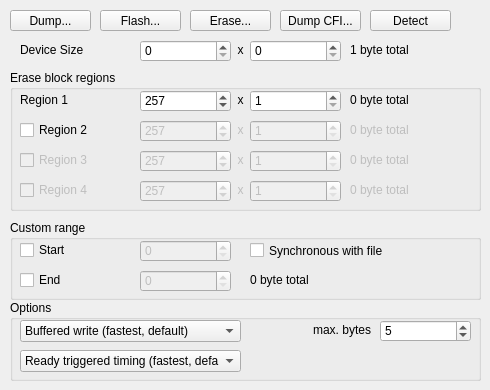
      <widget class="QWidget" name="tabNOR">
       <attribute name="title">
        <string>NOR</string>
       </attribute>
       <widget class="QPushButton" name="btnNorFlash">
        <property name="geometry">
         <rect>
          <x>100</x>
          <y>10</y>
          <width>81</width>
          <height>21</height>
         </rect>
        </property>
        <property name="acceptDrops">
         <bool>false</bool>
        </property>
        <property name="text">
         <string>Flash...</string>
        </property>
       </widget>
       <widget class="QLabel" name="lblNorDeviceSize">
        <property name="geometry">
         <rect>
          <x>20</x>
          <y>40</y>
          <width>111</width>
          <height>20</height>
         </rect>
        </property>
        <property name="text">
         <string>Device Size</string>
        </property>
        <property name="alignment">
         <set>Qt::AlignLeading|Qt::AlignLeft|Qt::AlignVCenter</set>
        </property>
       </widget>
       <widget class="QPushButton" name="btnNorDump">
        <property name="enabled">
         <bool>true</bool>
        </property>
        <property name="geometry">
         <rect>
          <x>10</x>
          <y>10</y>
          <width>81</width>
          <height>21</height>
         </rect>
        </property>
        <property name="font">
         <font>
          <family>MS Shell Dlg 2</family>
         </font>
        </property>
        <property name="text">
         <string>Dump...</string>
        </property>
       </widget>
       <widget class="QPushButton" name="btnNorErase">
        <property name="geometry">
         <rect>
          <x>190</x>
          <y>10</y>
          <width>81</width>
          <height>21</height>
         </rect>
        </property>
        <property name="acceptDrops">
         <bool>false</bool>
        </property>
        <property name="text">
         <string>Erase...</string>
        </property>
       </widget>
       <widget class="QPushButton" name="btnNorDumpCFI">
        <property name="geometry">
         <rect>
          <x>280</x>
          <y>10</y>
          <width>81</width>
          <height>21</height>
         </rect>
        </property>
        <property name="acceptDrops">
         <bool>false</bool>
        </property>
        <property name="text">
         <string>Dump CFI...</string>
        </property>
       </widget>
       <widget class="BinSizeSpinBox" name="spNorDeviceSize">
        <property name="geometry">
         <rect>
          <x>140</x>
          <y>40</y>
          <width>91</width>
          <height>22</height>
         </rect>
        </property>
        <property name="keyboardTracking">
         <bool>false</bool>
        </property>
        <property name="maximum">
         <number>24</number>
        </property>
        <property name="singleStep">
         <number>1</number>
        </property>
       </widget>
       <widget class="QLabel" name="lblNorX">
        <property name="geometry">
         <rect>
          <x>230</x>
          <y>40</y>
          <width>21</width>
          <height>20</height>
         </rect>
        </property>
        <property name="text">
         <string>x</string>
        </property>
        <property name="alignment">
         <set>Qt::AlignCenter</set>
        </property>
       </widget>
       <widget class="QSpinBox" name="spNorChipCount">
        <property name="geometry">
         <rect>
          <x>250</x>
          <y>40</y>
          <width>91</width>
          <height>22</height>
         </rect>
        </property>
        <property name="minimum">
         <number>0</number>
        </property>
        <property name="maximum">
         <number>32</number>
        </property>
        <property name="singleStep">
         <number>1</number>
        </property>
        <property name="value">
         <number>0</number>
        </property>
       </widget>
       <widget class="QLabel" name="lblNorDeviceSizeTotal">
        <property name="geometry">
         <rect>
          <x>350</x>
          <y>40</y>
          <width>121</width>
          <height>20</height>
         </rect>
        </property>
        <property name="text">
         <string>1 byte total</string>
        </property>
       </widget>
       <widget class="QGroupBox" name="groupBox_4">
        <property name="geometry">
         <rect>
          <x>10</x>
          <y>70</y>
          <width>471</width>
          <height>141</height>
         </rect>
        </property>
        <property name="title">
         <string>Erase block regions</string>
        </property>
        <widget class="QLabel" name="lblNorRegion3Size">
         <property name="enabled">
          <bool>false</bool>
         </property>
         <property name="geometry">
          <rect>
           <x>340</x>
           <y>80</y>
           <width>121</width>
           <height>20</height>
          </rect>
         </property>
         <property name="text">
          <string>0 byte total</string>
         </property>
        </widget>
        <widget class="QCheckBox" name="cboxNorRegion2">
         <property name="enabled">
          <bool>true</bool>
         </property>
         <property name="geometry">
          <rect>
           <x>10</x>
           <y>50</y>
           <width>111</width>
           <height>20</height>
          </rect>
         </property>
         <property name="text">
          <string>Region 2</string>
         </property>
        </widget>
        <widget class="QSpinBox" name="spNorRegion3BlockCount">
         <property name="enabled">
          <bool>false</bool>
         </property>
         <property name="geometry">
          <rect>
           <x>240</x>
           <y>80</y>
           <width>91</width>
           <height>22</height>
          </rect>
         </property>
         <property name="minimum">
          <number>1</number>
         </property>
         <property name="maximum">
          <number>65536</number>
         </property>
         <property name="singleStep">
          <number>1</number>
         </property>
        </widget>
        <widget class="QLabel" name="lblNorRegion4Size">
         <property name="enabled">
          <bool>false</bool>
         </property>
         <property name="geometry">
          <rect>
           <x>340</x>
           <y>110</y>
           <width>121</width>
           <height>20</height>
          </rect>
         </property>
         <property name="text">
          <string>0 byte total</string>
         </property>
        </widget>
        <widget class="QSpinBox" name="spNorRegion4BlockCount">
         <property name="enabled">
          <bool>false</bool>
         </property>
         <property name="geometry">
          <rect>
           <x>240</x>
           <y>110</y>
           <width>91</width>
           <height>22</height>
          </rect>
         </property>
         <property name="minimum">
          <number>1</number>
         </property>
         <property name="maximum">
          <number>65536</number>
         </property>
         <property name="singleStep">
          <number>1</number>
         </property>
        </widget>
        <widget class="QCheckBox" name="cboxNorRegion3">
         <property name="enabled">
          <bool>false</bool>
         </property>
         <property name="geometry">
          <rect>
           <x>10</x>
           <y>80</y>
           <width>111</width>
           <height>20</height>
          </rect>
         </property>
         <property name="text">
          <string>Region 3</string>
         </property>
        </widget>
        <widget class="QLabel" name="lblNorRegion2Size">
         <property name="enabled">
          <bool>false</bool>
         </property>
         <property name="geometry">
          <rect>
           <x>340</x>
           <y>50</y>
           <width>121</width>
           <height>20</height>
          </rect>
         </property>
         <property name="text">
          <string>0 byte total</string>
         </property>
        </widget>
        <widget class="QLabel" name="lblNorRegion3X">
         <property name="enabled">
          <bool>false</bool>
         </property>
         <property name="geometry">
          <rect>
           <x>220</x>
           <y>80</y>
           <width>21</width>
           <height>20</height>
          </rect>
         </property>
         <property name="text">
          <string>x</string>
         </property>
         <property name="alignment">
          <set>Qt::AlignCenter</set>
         </property>
        </widget>
        <widget class="SizeSpinBox" name="spNorRegion1BlockSize">
         <property name="enabled">
          <bool>true</bool>
         </property>
         <property name="geometry">
          <rect>
           <x>130</x>
           <y>20</y>
           <width>91</width>
           <height>22</height>
          </rect>
         </property>
         <property name="keyboardTracking">
          <bool>false</bool>
         </property>
         <property name="minimum">
          <number>256</number>
         </property>
         <property name="maximum">
          <number>16777216</number>
         </property>
         <property name="singleStep">
          <number>256</number>
         </property>
         <property name="value">
          <number>257</number>
         </property>
        </widget>
        <widget class="QLabel" name="lblNorRegion4X">
         <property name="enabled">
          <bool>false</bool>
         </property>
         <property name="geometry">
          <rect>
           <x>220</x>
           <y>110</y>
           <width>21</width>
           <height>20</height>
          </rect>
         </property>
         <property name="text">
          <string>x</string>
         </property>
         <property name="alignment">
          <set>Qt::AlignCenter</set>
         </property>
        </widget>
        <widget class="SizeSpinBox" name="spNorRegion2BlockSize">
         <property name="enabled">
          <bool>false</bool>
         </property>
         <property name="geometry">
          <rect>
           <x>130</x>
           <y>50</y>
           <width>91</width>
           <height>22</height>
          </rect>
         </property>
         <property name="keyboardTracking">
          <bool>false</bool>
         </property>
         <property name="minimum">
          <number>256</number>
         </property>
         <property name="maximum">
          <number>16777216</number>
         </property>
         <property name="singleStep">
          <number>256</number>
         </property>
         <property name="value">
          <number>257</number>
         </property>
        </widget>
        <widget class="QLabel" name="lblNorRegion2X">
         <property name="enabled">
          <bool>false</bool>
         </property>
         <property name="geometry">
          <rect>
           <x>220</x>
           <y>50</y>
           <width>21</width>
           <height>20</height>
          </rect>
         </property>
         <property name="text">
          <string>x</string>
         </property>
         <property name="alignment">
          <set>Qt::AlignCenter</set>
         </property>
        </widget>
        <widget class="SizeSpinBox" name="spNorRegion3BlockSize">
         <property name="enabled">
          <bool>false</bool>
         </property>
         <property name="geometry">
          <rect>
           <x>130</x>
           <y>80</y>
           <width>91</width>
           <height>22</height>
          </rect>
         </property>
         <property name="keyboardTracking">
          <bool>false</bool>
         </property>
         <property name="minimum">
          <number>256</number>
         </property>
         <property name="maximum">
          <number>16777216</number>
         </property>
         <property name="singleStep">
          <number>256</number>
         </property>
         <property name="value">
          <number>257</number>
         </property>
        </widget>
        <widget class="QCheckBox" name="cboxNorRegion4">
         <property name="enabled">
          <bool>false</bool>
         </property>
         <property name="geometry">
          <rect>
           <x>10</x>
           <y>110</y>
           <width>111</width>
           <height>20</height>
          </rect>
         </property>
         <property name="text">
          <string>Region 4</string>
         </property>
        </widget>
        <widget class="SizeSpinBox" name="spNorRegion4BlockSize">
         <property name="enabled">
          <bool>false</bool>
         </property>
         <property name="geometry">
          <rect>
           <x>130</x>
           <y>110</y>
           <width>91</width>
           <height>22</height>
          </rect>
         </property>
         <property name="keyboardTracking">
          <bool>false</bool>
         </property>
         <property name="minimum">
          <number>256</number>
         </property>
         <property name="maximum">
          <number>16777216</number>
         </property>
         <property name="singleStep">
          <number>256</number>
         </property>
         <property name="value">
          <number>257</number>
         </property>
        </widget>
        <widget class="QLabel" name="lblNorRegion1X">
         <property name="enabled">
          <bool>true</bool>
         </property>
         <property name="geometry">
          <rect>
           <x>220</x>
           <y>20</y>
           <width>21</width>
           <height>20</height>
          </rect>
         </property>
         <property name="text">
          <string>x</string>
         </property>
         <property name="alignment">
          <set>Qt::AlignCenter</set>
         </property>
        </widget>
        <widget class="QSpinBox" name="spNorRegion2BlockCount">
         <property name="enabled">
          <bool>false</bool>
         </property>
         <property name="geometry">
          <rect>
           <x>240</x>
           <y>50</y>
           <width>91</width>
           <height>22</height>
          </rect>
         </property>
         <property name="minimum">
          <number>1</number>
         </property>
         <property name="maximum">
          <number>65536</number>
         </property>
         <property name="singleStep">
          <number>1</number>
         </property>
        </widget>
        <widget class="QSpinBox" name="spNorRegion1BlockCount">
         <property name="enabled">
          <bool>true</bool>
         </property>
         <property name="geometry">
          <rect>
           <x>240</x>
           <y>20</y>
           <width>91</width>
           <height>22</height>
          </rect>
         </property>
         <property name="minimum">
          <number>1</number>
         </property>
         <property name="maximum">
          <number>65536</number>
         </property>
         <property name="singleStep">
          <number>1</number>
         </property>
        </widget>
        <widget class="QLabel" name="lblNorRegion1Size">
         <property name="enabled">
          <bool>true</bool>
         </property>
         <property name="geometry">
          <rect>
           <x>340</x>
           <y>20</y>
           <width>121</width>
           <height>20</height>
          </rect>
         </property>
         <property name="text">
          <string>0 byte total</string>
         </property>
        </widget>
        <widget class="QLabel" name="lblNorDeviceSize_2">
         <property name="geometry">
          <rect>
           <x>10</x>
           <y>20</y>
           <width>111</width>
           <height>20</height>
          </rect>
         </property>
         <property name="text">
          <string>Region 1</string>
         </property>
         <property name="alignment">
          <set>Qt::AlignLeading|Qt::AlignLeft|Qt::AlignVCenter</set>
         </property>
        </widget>
       </widget>
       <widget class="QGroupBox" name="groupBox_5">
        <property name="geometry">
         <rect>
          <x>10</x>
          <y>220</y>
          <width>471</width>
          <height>80</height>
         </rect>
        </property>
        <property name="title">
         <string>Custom range</string>
        </property>
        <widget class="EraseBlockSpinBox" name="spNorRangeStart">
         <property name="enabled">
          <bool>false</bool>
         </property>
         <property name="geometry">
          <rect>
           <x>130</x>
           <y>20</y>
           <width>91</width>
           <height>22</height>
          </rect>
         </property>
         <property name="keyboardTracking">
          <bool>false</bool>
         </property>
         <property name="maximum">
          <number>2147483647</number>
         </property>
         <property name="singleStep">
          <number>1</number>
         </property>
        </widget>
        <widget class="QCheckBox" name="cboxNorRangeStart">
         <property name="geometry">
          <rect>
           <x>10</x>
           <y>20</y>
           <width>111</width>
           <height>20</height>
          </rect>
         </property>
         <property name="text">
          <string>Start</string>
         </property>
        </widget>
        <widget class="EraseBlockSpinBox" name="spNorRangeEnd">
         <property name="enabled">
          <bool>false</bool>
         </property>
         <property name="geometry">
          <rect>
           <x>130</x>
           <y>50</y>
           <width>91</width>
           <height>22</height>
          </rect>
         </property>
         <property name="keyboardTracking">
          <bool>false</bool>
         </property>
         <property name="maximum">
          <number>2147483647</number>
         </property>
         <property name="singleStep">
          <number>1</number>
         </property>
        </widget>
        <widget class="QCheckBox" name="cboxNorRangeEnd">
         <property name="geometry">
          <rect>
           <x>10</x>
           <y>50</y>
           <width>111</width>
           <height>20</height>
          </rect>
         </property>
         <property name="text">
          <string>End</string>
         </property>
        </widget>
        <widget class="QCheckBox" name="cboxNorRangeSync">
         <property name="geometry">
          <rect>
           <x>240</x>
           <y>20</y>
           <width>221</width>
           <height>21</height>
          </rect>
         </property>
         <property name="toolTip">
          <string>If this is checked, the offset in the file will always be the same
as the offset in the flash. If it is unchecked, it will be offset by
the number of bytes in start. Unchecked is the mode that was
used before this setting was added.</string>
         </property>
         <property name="text">
          <string>Synchronous with file</string>
         </property>
        </widget>
        <widget class="QLabel" name="lblNorRangeSize">
         <property name="enabled">
          <bool>true</bool>
         </property>
         <property name="geometry">
          <rect>
           <x>240</x>
           <y>50</y>
           <width>121</width>
           <height>20</height>
          </rect>
         </property>
         <property name="text">
          <string>0 byte total</string>
         </property>
        </widget>
       </widget>
       <widget class="QPushButton" name="btnNorDetect">
        <property name="geometry">
         <rect>
          <x>370</x>
          <y>10</y>
          <width>81</width>
          <height>21</height>
         </rect>
        </property>
        <property name="acceptDrops">
         <bool>false</bool>
        </property>
        <property name="text">
         <string>Detect</string>
        </property>
       </widget>
       <widget class="QGroupBox" name="groupBox_6">
        <property name="geometry">
         <rect>
          <x>10</x>
          <y>300</y>
          <width>471</width>
          <height>81</height>
         </rect>
        </property>
        <property name="title">
         <string>Options</string>
        </property>
        <widget class="QComboBox" name="cbNorWriteMethod">
         <property name="enabled">
          <bool>true</bool>
         </property>
         <property name="geometry">
          <rect>
           <x>10</x>
           <y>20</y>
           <width>221</width>
           <height>22</height>
          </rect>
         </property>
         <property name="frame">
          <bool>true</bool>
         </property>
         <item>
          <property name="text">
           <string>Buffered write (fastest, default)</string>
          </property>
         </item>
         <item>
          <property name="text">
           <string>Single word program</string>
          </property>
         </item>
         <item>
          <property name="text">
           <string>Double word program</string>
          </property>
         </item>
        </widget>
        <widget class="BinSizeSpinBox" name="spNorBufferedMaxBytes">
         <property name="geometry">
          <rect>
           <x>370</x>
           <y>20</y>
           <width>91</width>
           <height>22</height>
          </rect>
         </property>
         <property name="minimum">
          <number>0</number>
         </property>
         <property name="maximum">
          <number>10</number>
         </property>
         <property name="singleStep">
          <number>1</number>
         </property>
         <property name="value">
          <number>5</number>
         </property>
        </widget>
        <widget class="QLabel" name="lblNorOptionsMultiByteMax">
         <property name="geometry">
          <rect>
           <x>240</x>
           <y>20</y>
           <width>121</width>
           <height>20</height>
          </rect>
         </property>
         <property name="text">
          <string>max. bytes</string>
         </property>
         <property name="alignment">
          <set>Qt::AlignRight|Qt::AlignTrailing|Qt::AlignVCenter</set>
         </property>
        </widget>
        <widget class="QComboBox" name="cbNorWaitMethod">
         <property name="enabled">
          <bool>true</bool>
         </property>
         <property name="geometry">
          <rect>
           <x>10</x>
           <y>50</y>
           <width>221</width>
           <height>22</height>
          </rect>
         </property>
         <property name="frame">
          <bool>true</bool>
         </property>
         <item>
          <property name="text">
           <string>Ready triggered timing (fastest, default)</string>
          </property>
         </item>
         <item>
          <property name="text">
           <string>Data polling timing (failsafe)</string>
          </property>
         </item>
         <item>
          <property name="text">
           <string>Static timing</string>
          </property>
         </item>
         <item>
          <property name="text">
           <string>USB transfer timing (avoid)</string>
          </property>
         </item>
        </widget>
       </widget>
      </widget>
